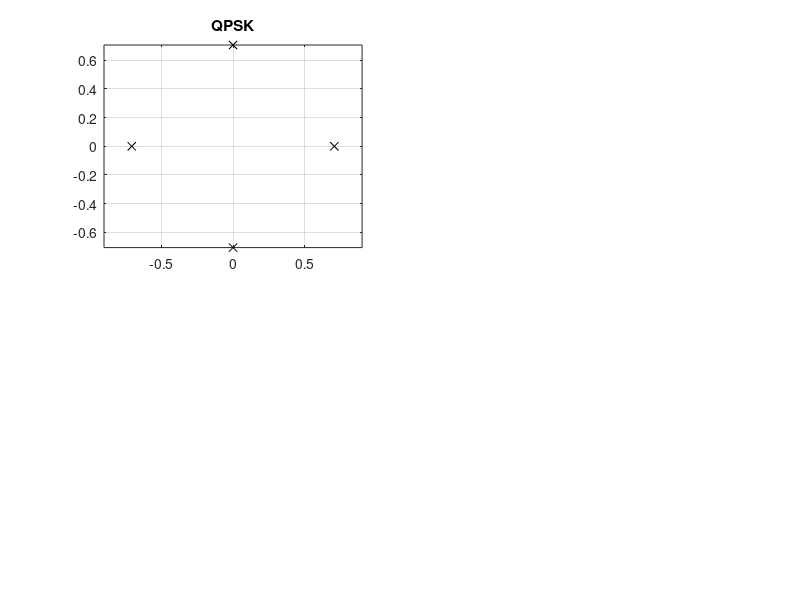

MATLAB code for this plot: (Note: this script raises an error after producing the figure.)
%%%% Problem Set I
%%%% Q1

% Jaeho Cho, Sep 23

clc; clear; close all;

%% (a) Create a vector of the complex points in the constellation.

d_min = 1;

% QPSK (4-PSK)

M_QPSK = 4;
theta_QPSK = 2*pi/M_QPSK; % Angle between points on unit circle
A_QPSK = d_min / abs(1 - exp(1j * theta_QPSK));
s_QPSK = A_QPSK * exp(1j * (0:M_QPSK-1) * 2*pi / M_QPSK);

disp('QPSK Constellation Points:');
disp(s_QPSK);

% 8-PSK

M_8PSK = 8;
theta_8PSK = 2*pi/M_8PSK; % Angle between points on unit circle
A_8PSK = d_min / abs(1 - exp(1j * theta_8PSK));
s_8PSK = A_8PSK * exp(1j * (0:M_8PSK-1) * 2*pi / M_8PSK);

disp('8-PSK Constellation Points:');
disp(s_8PSK);

% 16-QAM

M_16QAM = 16;
I_16QAM = -1.5:1:1.5;
Q_16QAM = -1.5:1:1.5;
[I_grid, Q_grid] = meshgrid(I_16QAM, Q_16QAM);
s_16QAM = I_grid(:) + 1j*Q_grid(:);

disp('16-QAM Constellation Points:');
disp(s_16QAM);

% 32-QAM

M_32QAM = 32;
I_32QAM = -2.5:1:2.5;
Q_32QAM = -2.5:1:2.5;
[I_grid_32, Q_grid_32] = meshgrid(I_32QAM, Q_32QAM);
s_32QAM = I_grid_32(:) + 1j*Q_grid_32(:);

% Exclude the four corners
corner_indices = find(abs(I_grid_32(:)) == 2.5 & abs(Q_grid_32(:)) == 2.5);
s_32QAM(corner_indices) = [];

disp('32-QAM Constellation Points:');
disp(s_32QAM);

%% (b) Compute Eb.

% Eb = Es / log2(M)
% Function to compute Eb given constellation points and bits per symbol
compute_Eb = @(s, m) mean(abs(s).^2) / log2(m);

% Compute Eb for each constellation
Eb_QPSK = compute_Eb(s_QPSK, M_QPSK);
Eb_8PSK = compute_Eb(s_8PSK, M_8PSK);
Eb_16QAM = compute_Eb(s_16QAM, M_16QAM);
Eb_32QAM = compute_Eb(s_32QAM, M_32QAM);

% Display Eb values
fprintf('E_b for QPSK: %f\n', Eb_QPSK);
fprintf('E_b for 8-PSK: %f\n', Eb_8PSK);
fprintf('E_b for 16-QAM: %f\n', Eb_16QAM);
fprintf('E_b for 32-QAM: %f\n', Eb_32QAM);

%% (c) Compute bits per dimension for each constellation.

% Bits per dimension = log2(M)/2 

bpd_QPSK = log2(M_QPSK) / 2;
bpd_8PSK = log2(M_8PSK) / 2;
bpd_16QAM = log2(M_16QAM) / 2;
bpd_32QAM = log2(M_32QAM) / 2;

fprintf('Bits per dimension for QPSK: %f\n', bpd_QPSK);
fprintf('Bits per dimension for 8-PSK: %f\n', bpd_8PSK);
fprintf('Bits per dimension for 16-QAM: %f\n', bpd_16QAM);
fprintf('Bits per dimension for 32-QAM: %f\n', bpd_32QAM);

%% (d) Which of the four is the most power-efficient?

% The most power-efficient modulation is the one with the lowest Eb.

Eb_values = [Eb_QPSK, Eb_8PSK, Eb_16QAM, Eb_32QAM];
modulations = {'QPSK', '8-PSK', '16-QAM', '32-QAM'};

[~, idx_min_Eb] = min(Eb_values);
fprintf('\nThe most power-efficient modulation is %s.\n', modulations{idx_min_Eb});

%% (e) Which of the four is the most spectrally efficient?

% The most spectrally efficient modulation is the one with the highest bits per dimension.

bpd_values = [bpd_QPSK, bpd_8PSK, bpd_16QAM, bpd_32QAM];

[~, idx_max_bpd] = max(bpd_values);
fprintf('\nThe most spectrally efficient modulation is %s.\n', modulations{idx_max_bpd});

%% (f) Is it true that in every case a higher spectral efficiency corresponds to a higher power requirement? Identify any exceptions to this.

fprintf('\nComparison of Modulation Schemes:\n');
for i = 1:length(modulations)
    fprintf('%s: E_b = %f, Bits per symbol per dimension = %f\n', ...
        modulations{i}, Eb_values(i), bpd_values(i));
end

fprintf('\nRelationship between spectral efficiency and power requirement:\n');
for i = 1:length(modulations)-1
    delta_bps = bpd_values(i+1) - bpd_values(i);
    delta_Eb = Eb_values(i+1) - Eb_values(i);
    fprintf('From %s to %s: Δbps = %f, ΔE_b = %f\n', ...
        modulations{i}, modulations{i+1}, delta_bps, delta_Eb);
end

% While higher spectral efficiency often requires higher power, this is not always proportionally true.
% The increase in Eb from 8-PSK to 16-QAM is minimal compared to the increase in spectral efficiency
% Therefore it is not always true that a higher spectral efficiency corresponds to a higher power requirement.

%% Constellation Plots

figure;

% QPSK
subplot(2,2,1);
plot(real(s_QPSK), imag(s_QPSK), 'kx');
title('QPSK');
grid on;
axis equal;
axh = gca;
axh.XAxisLocation = 'origin';
axh.YAxisLocation = 'origin';
axh.Box = 'off';

% 8-PSK
subplot(2,2,2);
plot(real(s_8PSK), imag(s_8PSK), 'kx');
title('8-PSK');
grid on;
axis equal;
axh = gca;
axh.XAxisLocation = 'origin';
axh.YAxisLocation = 'origin';
axh.Box = 'off';

% 16-QAM
subplot(2,2,3);
plot(real(s_16QAM), imag(s_16QAM), 'kx');
title('16-QAM');
grid on;
axis equal;
axh = gca;
axh.XAxisLocation = 'origin';
axh.YAxisLocation = 'origin';
axh.Box = 'off';

% 32-QAM
subplot(2,2,4);
plot(real(s_32QAM), imag(s_32QAM), 'kx');
title('32-QAM');
grid on;
axis equal;
axh = gca;
axh.XAxisLocation = 'origin';
axh.YAxisLocation = 'origin';
axh.Box = 'off';
